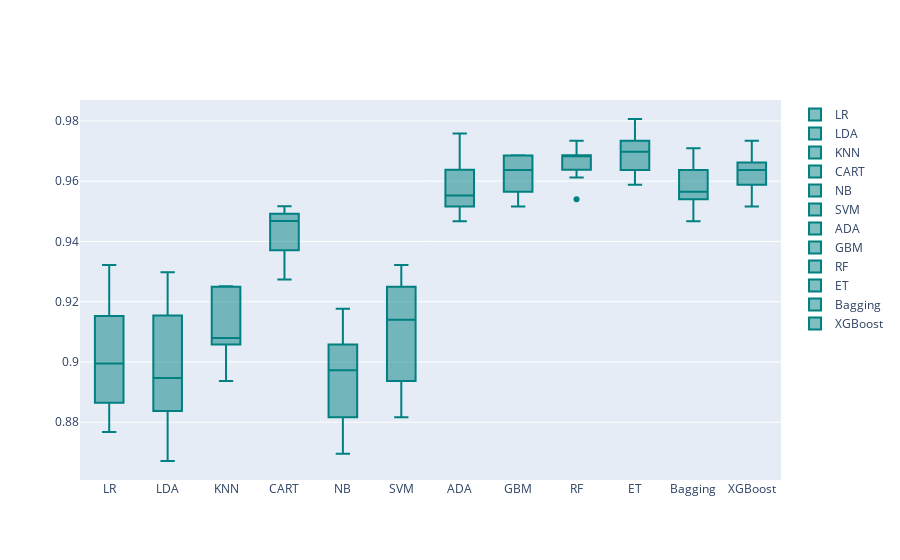

Notebook code for this chart:
### Code cell
models = GetBasedModel()
names,results = BasedLine2(X_train, y_train, models)
PlotBoxR().PlotResult(names,results)

### Figure 1 — Plotly figure (JSON) as saved in the notebook; plotly's stock layout.template omitted (floating-point values rounded to 4 significant figures)
{"data": [{"marker": {"color": "rgb(0, 128, 128)"}, "name": "LR", "type": "box", "y": [0.9034, 0.8865, 0.8816, 0.8768, 0.8959, 0.8886, 0.9322, 0.9031, 0.9177, 0.9153]}, {"marker": {"color": "rgb(0, 128, 128)"}, "name": "LDA", "type": "box", "y": [0.9155, 0.8841, 0.872, 0.8671, 0.9104, 0.8838, 0.9298, 0.8935, 0.9249, 0.8959]}, {"marker": {"color": "rgb(0, 128, 128)"}, "name": "KNN", "type": "box", "y": [0.9058, 0.9251, 0.9251, 0.8937, 0.908, 0.9249, 0.9031, 0.908, 0.908, 0.908]}, {"marker": {"color": "rgb(0, 128, 128)"}, "name": "CART", "type": "box", "y": [0.93, 0.942, 0.9517, 0.9444, 0.9274, 0.9492, 0.9492, 0.937, 0.9492, 0.9492]}, {"marker": {"color": "rgb(0, 128, 128)"}, "name": "NB", "type": "box", "y": [0.9058, 0.8913, 0.8696, 0.8816, 0.8862, 0.8789, 0.9177, 0.9031, 0.9104, 0.9056]}, {"marker": {"color": "rgb(0, 128, 128)"}, "name": "SVM", "type": "box", "y": [0.9203, 0.8937, 0.8889, 0.8816, 0.908, 0.9056, 0.9274, 0.9201, 0.9249, 0.9322]}, {"marker": {"color": "rgb(0, 128, 128)"}, "name": "ADA", "type": "box", "y": [0.9517, 0.9493, 0.9638, 0.9565, 0.9516, 0.9588, 0.9758, 0.9467, 0.954, 0.9734]}, {"marker": {"color": "rgb(0, 128, 128)"}, "name": "GBM", "type": "box", "y": [0.9686, 0.9565, 0.9614, 0.9686, 0.9637, 0.9564, 0.9685, 0.9516, 0.9637, 0.9637]}, {"marker": {"color": "rgb(0, 128, 128)"}, "name": "RF", "type": "box", "y": [0.9686, 0.9734, 0.9638, 0.9686, 0.9685, 0.954, 0.9613, 0.9661, 0.9709, 0.9685]}, {"marker": {"color": "rgb(0, 128, 128)"}, "name": "ET", "type": "box", "y": [0.9686, 0.9734, 0.9662, 0.9734, 0.9613, 0.9588, 0.9709, 0.9637, 0.9734, 0.9806]}, {"marker": {"color": "rgb(0, 128, 128)"}, "name": "Bagging", "type": "box", "y": [0.9565, 0.9662, 0.9565, 0.9589, 0.9516, 0.9467, 0.9709, 0.9637, 0.954, 0.954]}, {"marker": {"color": "rgb(0, 128, 128)"}, "name": "XGBoost", "type": "box", "y": [0.9734, 0.9589, 0.9662, 0.9638, 0.9661, 0.9516, 0.9685, 0.9637, 0.9588, 0.9564]}], "layout": {}}
